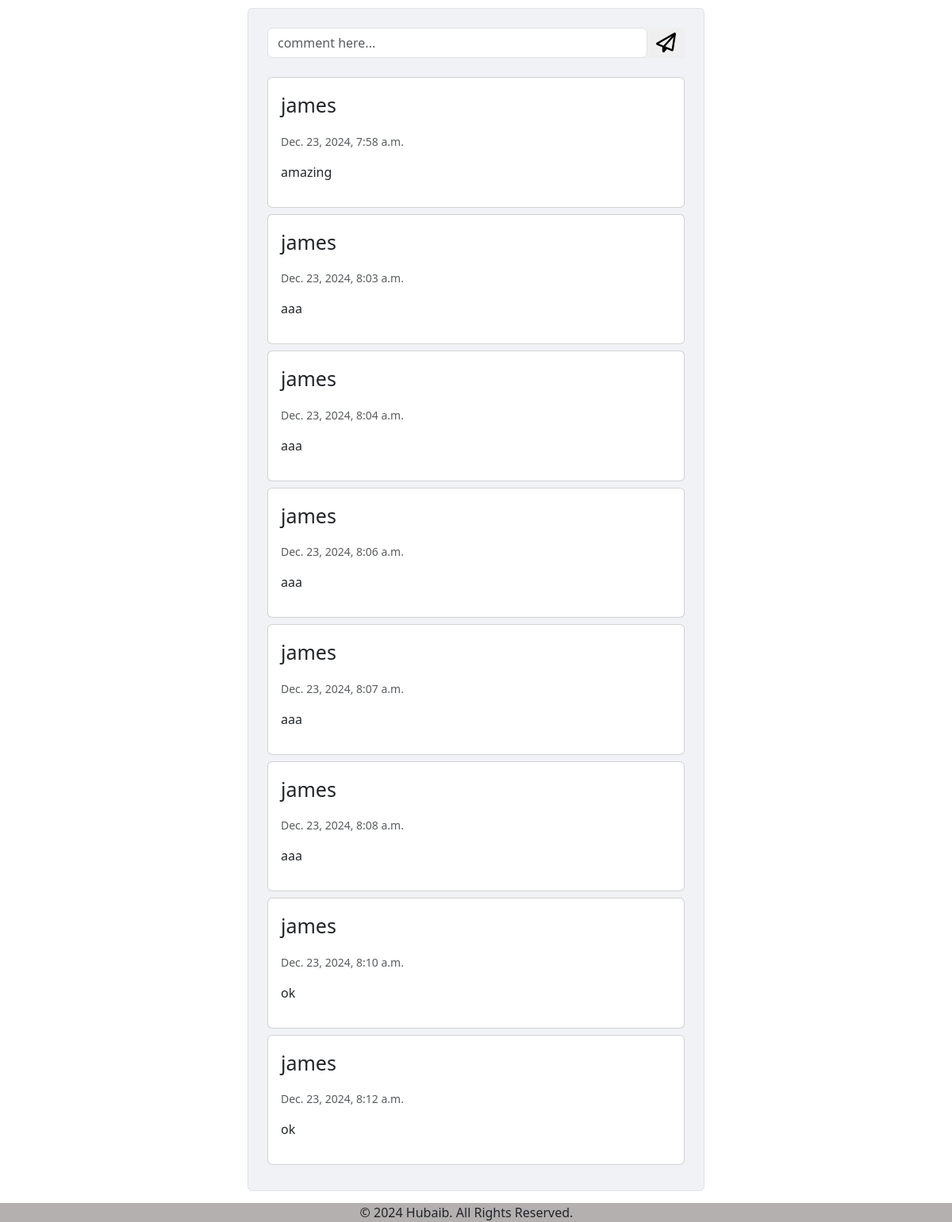
The page /add_comment/3 on the database its author committed.
### viewer/models.py (models this page shows)
class CommentModel(models.Model):
    blog = models.ForeignKey(BlogModel,on_delete=models.CASCADE)
    user = models.ForeignKey(User,on_delete=models.CASCADE)
    description = models.TextField(max_length=200)
    created_at = models.DateTimeField(auto_now_add=True)

### viewer/views.py (the view, shortened to what this page needs)
# urls.py: path('add_comment/<int:id>', views.AddComment.as_view(), name='comment'),
class AddComment(TemplateView):
    template_name = "comment.html"
    def get_context_data(self, **kwargs):
        context = super().get_context_data(**kwargs)
        blog = get_object_or_404(BlogModel, id=kwargs.get("id"))
        context["form"] = AddCommentForm()
        context["blog"] = blog  # Pass the blog object to the template
        context["comments"] = CommentModel.objects.filter(blog=blog)  # Pass comments for the blog
        return context

### viewer/forms.py
class AddCommentForm(forms.ModelForm):
    class Meta:
        model = CommentModel
        fields = ['description']
        widgets={
            "description":forms.TextInput(attrs={'class':'form-control','placeholder':'comment here...'})
        }

### viewer/templates/comment.html (shortened to what this page needs)
<!DOCTYPE html>
<html lang="en">
<head>
  <link rel="stylesheet" href="https://cdnjs.cloudflare.com/ajax/libs/font-awesome/6.7.2/css/all.min.css" />
  <link href="https://cdn.jsdelivr.net/npm/bootstrap@5.3.3/dist/css/bootstrap.min.css" rel="stylesheet"
>
</head>
<body>
  <div class="container-fluid " style="margin-top: 10px;">
    <div class="row d-flex justify-content-center">
      <div class="col-md-8 col-lg-6">
        <div class="card shadow-0 border" style="background-color: #f0f2f5;">
          <div class="card-body p-4">
            <form action="" method="post">
              <div data-mdb-input-init class="form-outline mb-4 d-flex justify-content-center">
                {{form.description}}
                <button type="submit" style="border: none;" ><i class="fa-regular fa-paper-plane" style="font-size: 25px; margin: 5px;"></i></button>
              </div>
              {% if comments %}
              {% for i in comments %}
              <div class="card mb-2">
                <div class="card-body ">
                  <div class="">
                    <p style="font-size: 25px;">{{i.user.username}}</p>
                    <p class="small text-muted " style="margin-left: 0;">
                      {{i.created_at}}
                    </p>
                    <div class=" align-items-center">
                      <p>{{i.description}}</p>
                    </div>
                  </div>
                </div>
              </div>
              {% endfor %}
              {% endif %}
            </form>
          </div>
        </div>
      </div>
    </div>
  </div>
  <footer style="background-color: rgb(180, 176, 176); margin-top: 15px;">
     <div class="container">
    <div class="row">
    <div class="row">
      <div class="col text-center">
        <p class="mb-0">&copy; 2024 Hubaib. All Rights Reserved.</p>
      </div>
    </div>
  </div>
  </footer>
</body>
</html>

### rows shown on the page
CommentModel: user.username "james", created_at "Dec. 23, 2024, 7:58 a.m.", description "amazing"
CommentModel: user.username "james", created_at "Dec. 23, 2024, 8:03 a.m.", description "aaa"
CommentModel: user.username "james", created_at "Dec. 23, 2024, 8:04 a.m.", description "aaa"
CommentModel: user.username "james", created_at "Dec. 23, 2024, 8:06 a.m.", description "aaa"
CommentModel: user.username "james", created_at "Dec. 23, 2024, 8:07 a.m.", description "aaa"
CommentModel: user.username "james", created_at "Dec. 23, 2024, 8:08 a.m.", description "aaa"
CommentModel: user.username "james", created_at "Dec. 23, 2024, 8:10 a.m.", description "ok"
CommentModel: user.username "james", created_at "Dec. 23, 2024, 8:12 a.m.", description "ok"
